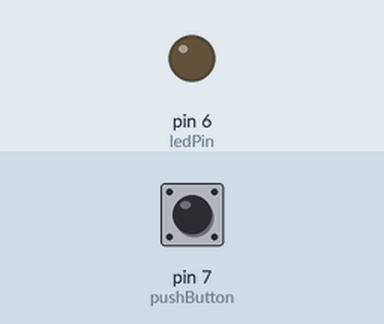
Simulated run of this sketch. Board: Arduino Uno, built with avr-gcc and run on an emulated ATmega328P. Parts: output pins drawn as LEDs (lit = HIGH). Inputs (shaded band) come from the test bench; at power-on: pin 7 (pushButton) HIGH.

Above: at 1.2 s.
1.3 s: pin 7 (pushButton) pulled LOW for 0.15 s
At 2.1 s:
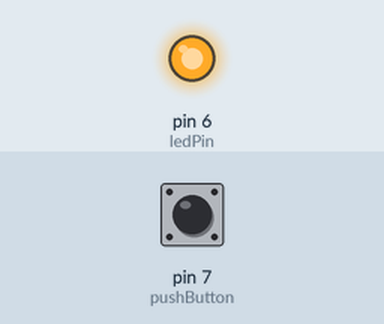
4.4 s: pin 7 (pushButton) pulled LOW for 1 s
At 7.9 s:
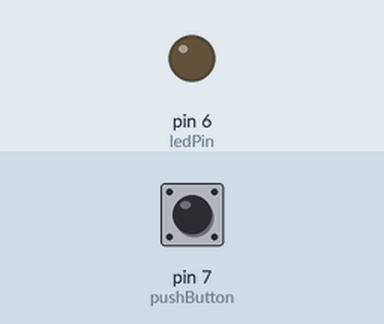
8.4 s: pin 7 (pushButton) pulled LOW for 3.2 s
At 8.7 s:
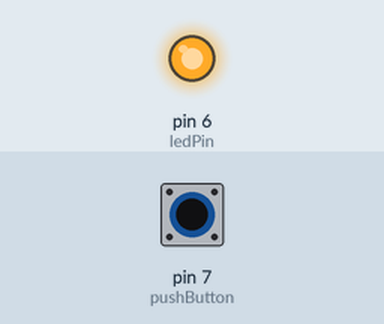
Timing chart, 0 to 15.9 s (numbered marks = the images above; inputs shaded):
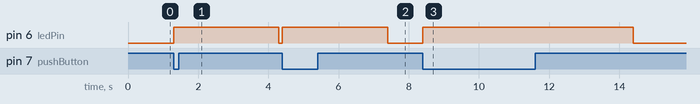

The sketch:

2.3.ino
```cpp
int ledPin = 6; //Led is connected to the 6 number pin of arduino
int pushButton = 7; //pushbutton is connected to the 7 number of the arduino
void setup()
{
  pinMode(ledPin, OUTPUT);
  pinMode(pushButton, INPUT_PULLUP);
}

void loop()
{
  if(!digitalRead(pushButton)){
    digitalWrite(ledPin,1); //Led will blink
    delay(3000); //It make delay by 3 second
  }
  else{
      digitalWrite(ledPin,0); //Led will not blink turn off
  }
}
```

Measured:
- after the input at 1.3 s, pin 6 (ledPin): LOW → HIGH at once, → LOW 3.0 s later
- after the input at 4.4 s, pin 6 (ledPin): LOW → HIGH at once, → LOW 3.0 s later
- after the input at 8.4 s, pin 6 (ledPin): LOW → HIGH at once, → LOW 6.0 s later
